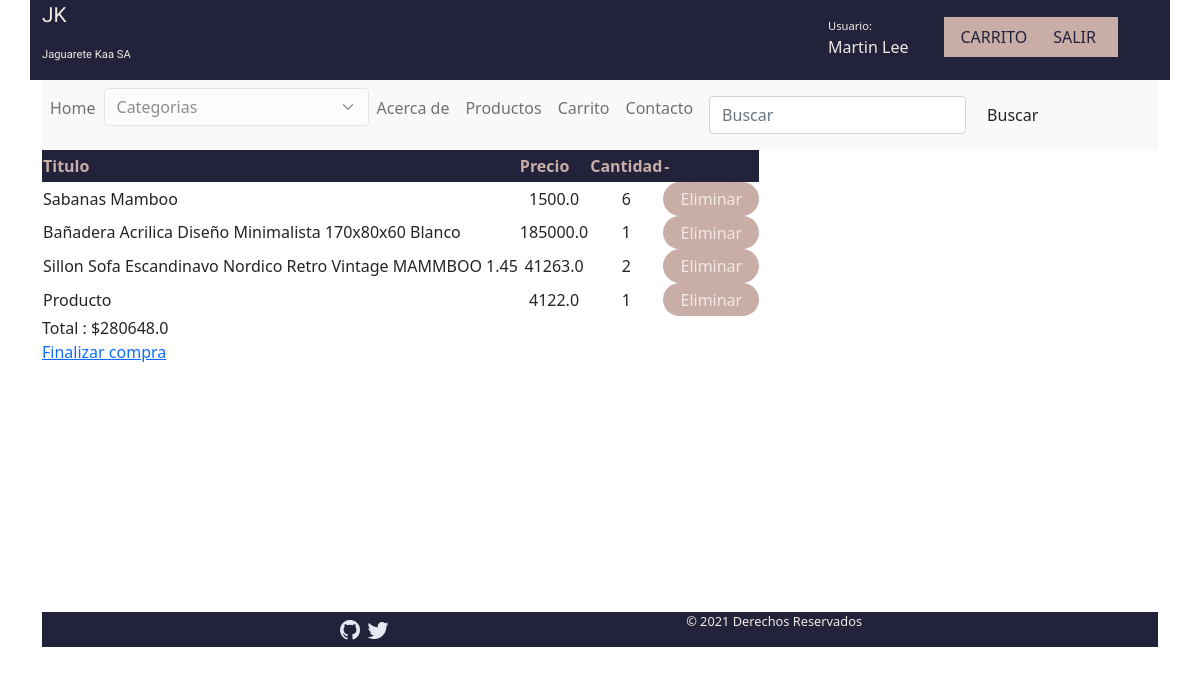
Page /carrito/ (signed in) on the committed database.
### CARRITO/models.py (models this page shows, shortened)
class Carrito(models.Model):
    usuario = models.ForeignKey(User, on_delete=models.CASCADE, related_name='usuario')
    productos = models.ForeignKey(Producto, on_delete=models.CASCADE,related_name="carrito")
    cantidad =  models.IntegerField()
    class Meta:
        verbose_name='Carrito'

class Producto(models.Model):
    titulo =  models.CharField(max_length=100)
    imagenProducto =  models.ImageField(upload_to='productos',blank = True, null = True)
    descripcion = models.CharField(max_length=100)
    precio =  models.FloatField()
    categoria = models.ForeignKey(Categoria,on_delete= models.CASCADE, null=False)
    created =  models.DateTimeField(auto_now_add=True)
    updated =  models.DateTimeField(auto_now_add=True)

### CARRITO/views.py (the view)
# urls.py: path('carrito/', views.carrito, name='Carrito'),
@login_required(login_url='login')
def carrito(request):
    user = request.user
    id_user =  user.id
    productos =  Carrito.objects.filter(usuario_id = id_user)
    total = 0
    for p in productos:
        producto = Producto.objects.get(pk = p.productos_id)
        total = total + (producto.precio* p.cantidad)
    if request.user.is_authenticated:
        return render(request,"carrito/carrito.html",{'carrito': productos, 'vacio':'No tiene productos en su carrito', 'total':total})
    else:
        return render(request,"carrito/carrito.html", {'vacio': 'No tiene productos en su carrito'})

### CARRITO/context_processors.py (called while the page is built)
def extras(request):
    categorias =  Categoria.objects.all()
    return {'categorias':categorias}

### CARRITO/templates/carrito/carrito.html (shortened to what this page needs)
{% extends "layout.html" %}
{% block content %}
    {% if carrito %}
        <table>
            <tr class="row_tabla">
                <th class="head_tabla">Titulo</th>
                <th class="head_tabla">Precio</th>
                <th class="head_tabla">Cantidad</th>
                <th class="head_tabla">-</th>
            </tr>
        {% for producto in carrito %}
            <tr class="row_tabla">
                <td class="col_tabla titulo">{{producto.productos.titulo}}</td>
                <td class="col_tabla col_items precio">{{producto.productos.precio}}</td>
                <td class="col_tabla col_items cantidad">{{producto.cantidad}}</td>
                <td class="col_tabla col_items eliminar link_producto"><a class="link_producto" href="{% url 'EliminarDelCarrito' producto.productos.id %}">Eliminar</a></td>
            </tr>
            {% endfor %}
        </table>
            <div><span>Total : $</span>{{total}}</div>
            <div><a href="">Finalizar compra</a></div>
    {% else %}
      {{vacio}}
    {% endif %}
{%endblock%}

### CARRITO/templates/header.html (shortened to what this page needs)
<header >
    <div class="row">
            <div class="col" id="logo_marca" >
                <div class="logo_jk">
                    <p id="logo_jk">JK</p>
                </div>
                <p id="marca">Jaguarete Kaa SA</p>
            </div>
            <div class="col" id="opciones_user">
                {% if user.is_authenticated %}
                    <div class="usuarioConectado">
                        <p class="usuario">Usuario: </p>
                        <p class="usuario_conactado">{{ user.get_full_name }}</p>
                    </div>
                {% endif%}
                <div class="opciones">
                    {% if user.is_authenticated %}
                            {% if request.user.is_superuser %}
                                    <a class="boton_opciones_user" href="{% url 'Logout' %}">SALIR</a>
                            {%else%}
                                <div class="row">
                                        <a class="boton_opciones_user col col-lg-6 col-sm-12 col-xs-12" href="{% url 'Carrito' %}">CARRITO</a>
                                        <a class="boton_opciones_user col col-lg-6 col-sm-12 col-xs-12" href="{% url 'Logout' %}">SALIR</a>
                                </div>
                            {% endif %}
                    {% endif %}
                </div>
            </div>
</header>

### static/css/mis_estilos.css (style rules this page uses)
#logo_marca { background: #22223b; font-family: 'Otomanopee One', sans-serif; width: 20%; }
#logo_jk { font-family: 'Otomanopee One', sans-serif; color: #f2e9e4; font-size: 1.3em; }
#marca { font-family: 'Otomanopee One', sans-serif; color: #f2e9e4; font-size: .7em; }
#opciones_user { background-color: #22223b; display: flex; flex-direction: row; justify-content: space-evenly; align-items: center; }
.opciones { margin: 0%; padding-bottom: 1.4em; padding-right: 2em; }
.boton_opciones_user { text-decoration: none; background-color: #c9ada7; color: #22223b; padding: .5rem 1rem; margin-top: 1em; text-align: center; }
#opciones_user { display: flex; flex-direction: row; justify-content: flex-end; align-items: center; padding-right:2em ; }
.usuarioConectado { display: flex; flex-direction: column; justify-content: center; align-items: flex-start; color: #f2e9e4; margin: 0%; margin-right: 3em; padding-top: .8em;; }
.usuario { margin: 0%; padding: 0%; font-size: .7em; }
.head_tabla { background-color: #22223b; color: #c9ada7; }
.row_tabla { height: 2em; }
.link_producto { text-decoration: none; padding: 0.3em; background-color: #c9ada7; color: #f2e9e4; width: 6em; margin-top: .3em; border-radius: 5em; text-align: center; }
.col_items { text-align: center; }

### rows in the picture
Carrito: productos.titulo "Sabanas Mamboo", productos.precio "1500.0", cantidad "6"
Carrito: productos.titulo "Bañadera Acrilica Diseño Minimalista 170x80x60 Blanco", productos.precio "185000.0", cantidad "1"
Carrito: productos.titulo "Sillon Sofa Escandinavo Nordico Retro Vintage MAMMBOO 1.45", productos.precio "41263.0", cantidad "2"
Carrito: productos.titulo "Producto", productos.precio "4122.0", cantidad "1"

### other values in the picture
{{ user.get_full_name }} "Martin Lee"
{{ total }} "280648.0"
